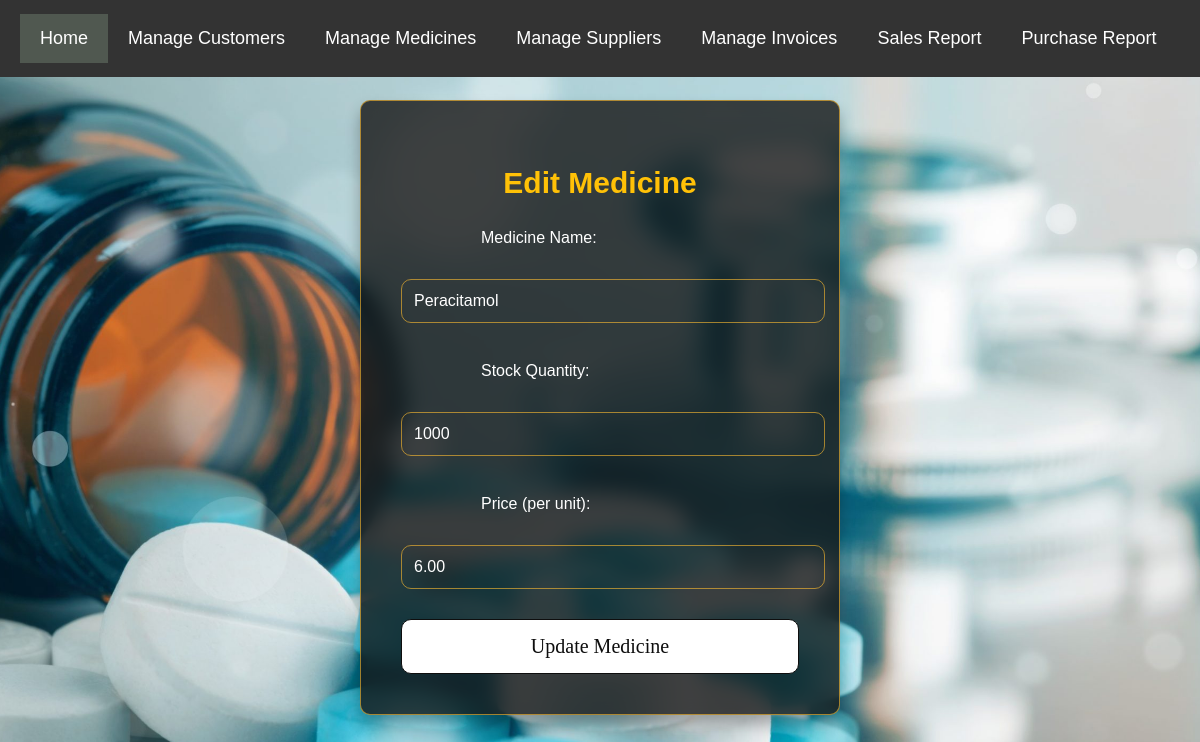
/edit_medicine.php?medicine_id=1 (signed in), run on the app's committed database.
### tables this page shows
CREATE TABLE `medicines` (
  `medicine_id` int(11) NOT NULL,
  `name` varchar(100) DEFAULT NULL,
  `stock` int(11) DEFAULT NULL,
  `price` decimal(10,2) DEFAULT NULL
);

### public/edit_medicine.php (the view, shortened to what this page needs)
<?php
include('../includes/db.php');
if (isset($_GET['medicine_id'])) {
    $medicine_id = $_GET['medicine_id'];
    $sql = "SELECT * FROM medicines WHERE medicine_id = $medicine_id";
    $result = $conn->query($sql);
    if ($result->num_rows > 0) {
        $medicine = $result->fetch_assoc();
    } else {
        echo "<script>alert('Medicine not found!'); window.location='manage_medicine.php';</script>";
        exit();
    }
} else {
    echo "<script>alert('Medicine ID is missing!'); window.location='manage_medicine.php';</script>";
    exit();
}
?>
<!DOCTYPE html>
<html lang="en">
<head>
    <link rel="stylesheet" href="../css/style.css">
</head>
<body>
<div class="navbar">
    <a href="dashboard.php" class="active">Home</a>
    <a href="manage_customer.php">Manage Customers</a>
    <a href="manage_medicine.php">Manage Medicines</a>
    <a href="manage_supplier.php">Manage Suppliers</a>
    <a href="manage_invoice.php">Manage Invoices</a>
    <a href="sales_report.php">Sales Report</a>
    <a href="purchase_report.php">Purchase Report</a>
</div>
    <div class="container">
        <h2>Edit Medicine</h2>
        <form method="POST" action="">
            <div class="form-group">
                <label for="name">Medicine Name:</label>
                <input type="text" name="name" id="name" required placeholder="Enter medicine name" class="form-control" value="<?php echo $medicine['name']; ?>">
            </div>
            <div class="form-group">
                <label for="stock">Stock Quantity:</label>
                <input type="number" name="stock" id="stock" required placeholder="Enter stock quantity" class="form-control" value="<?php echo $medicine['stock']; ?>">
            </div>
            <div class="form-group">
                <label for="price">Price (per unit):</label>
                <input type="number" step="0.01" name="price" id="price" required placeholder="Enter medicine price" class="form-control" value="<?php echo $medicine['price']; ?>">
            </div>
            <button type="submit" class="btn btn-primary">Update Medicine</button>
        </form>
    </div>
</body>
</html>

### css/style.css (style rules this page uses)
input[type=text], select, textarea { width: 100%; padding: 12px; color: rgb(255, 255, 255); border: 1px solid rgba(255, 189, 47, 0.6); border-radius: 10px; background: transparent; margin-left: 80px; }
label { padding: 9px 12px 12px 0; display: inline-block; color: white; text-decoration: none; font-family:Verdana; font-size: 20px; text-align: left; margin-left: 80px; }
.navbar { background-color: #333; overflow: hidden; padding: 14px 20px; position: fixed; width: 100%; top: 0; left: 0; z-index: 9999; }
.navbar a { float: left; display: block; color: #fff; text-align: center; padding: 14px 20px; text-decoration: none; font-size: 18px; font-family: Verdana, sans-serif; }
.navbar a.active { background-color: #505850; color: white; }
.container { position: relative; width: 30%; margin-left: 35%; }

### public/edit_medicine.php (style rules this page uses)
body { background-image: url('../images/3.jfif'); background-repeat: no-repeat; background-attachment: fixed; background-size: cover; background-position: center; font-family: Verdana, sans-serif; color: #fff; margin: 0; padding: 0; }
.container { width: 40%; background-color: rgba(22, 22, 22, 0.8); border-radius: 10px; padding: 40px; margin: 100px auto; box-sizing: border-box; border: 1px solid rgba(255, 189, 47, 0.6); backdrop-filter: blur(10px); -webkit-backdrop-filter: blur(10px); box-shadow: 0 10px 15px rgba(0, 0, 0, 0.3); }
h2 { text-align: center; color: #ffc107; font-size: 30px; font-weight: bold; margin-bottom: 20px; }
.form-group { margin-bottom: 20px; }
label { color: #fff; font-size: 16px; font-family: Verdana, sans-serif; margin-bottom: 10px; display: block; }
input[type="text"], input[type="number"] { width: 100%; padding: 12px; margin: 10px 0; background: transparent; color: #fff; border: 1px solid rgba(255, 189, 47, 0.6); border-radius: 10px; font-size: 16px; font-family: Verdana, sans-serif; }
button[type="submit"] { background-color: rgb(255, 255, 255); color: rgb(14, 14, 14); padding: 15px 50px; border: 1px solid; border-radius: 10px; cursor: pointer; font-family: Verdana; font-size: 20px; margin-top: 20px; display: block; width: 100%; text-align: center; transition: 0.3s ease; }
.navbar { background-color: #333; overflow: hidden; padding: 14px 20px; position: fixed; width: 100%; top: 0; left: 0; z-index: 9999; }
.navbar a { float: left; display: block; color: #fff; text-align: center; padding: 14px 20px; text-decoration: none; font-size: 18px; font-family: Verdana, sans-serif; }
.navbar a.active { background-color: #505850; color: white; }

### data on the page
medicines: name "Peracitamol", stock "1000", price "6.00"
